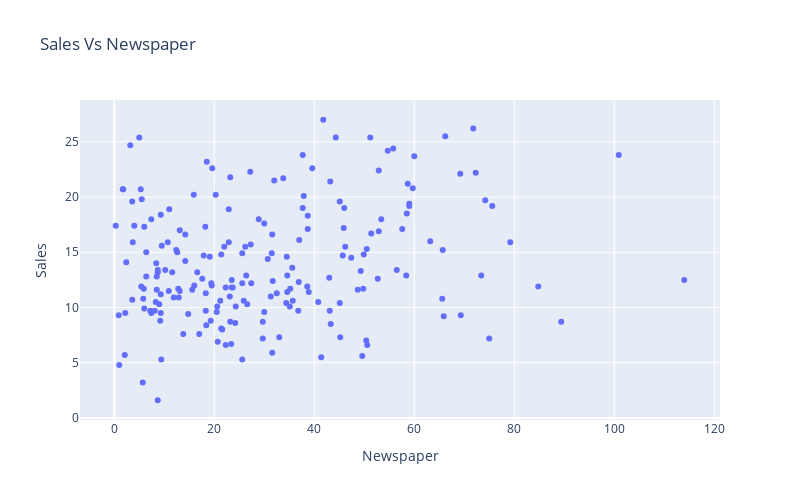

This figure's notebook cell:
### Code cell
px.scatter(df,x='Newspaper',y='Sales',width=800,height=500,title='Sales Vs Newspaper')

### Figure 1 — Plotly figure (JSON) as saved in the notebook; plotly's stock layout.template omitted (floating-point values rounded to 4 significant figures; data arrays with more than 128 entries replaced by an {"elided": "..."} marker saying what was removed)
{"data": [{"hovertemplate": "Newspaper=%{x}<br>Sales=%{y}<extra></extra>", "legendgroup": "", "marker": {"color": "#636efa", "symbol": "circle"}, "mode": "markers", "name": "", "orientation": "v", "showlegend": false, "type": "scatter", "x": {"elided": "200 float values"}, "xaxis": "x", "y": {"elided": "200 float values"}, "yaxis": "y"}], "layout": {"height": 500, "legend": {"tracegroupgap": 0}, "title": {"text": "Sales Vs Newspaper"}, "width": 800, "xaxis": {"anchor": "y", "domain": [0, 1], "title": {"text": "Newspaper"}}, "yaxis": {"anchor": "x", "domain": [0, 1], "title": {"text": "Sales"}}}}
